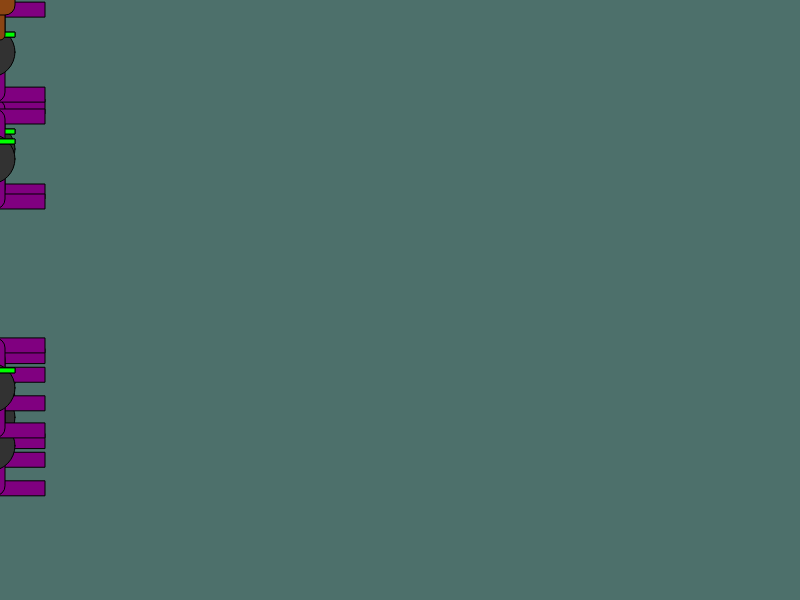
Frame 1 (no input)
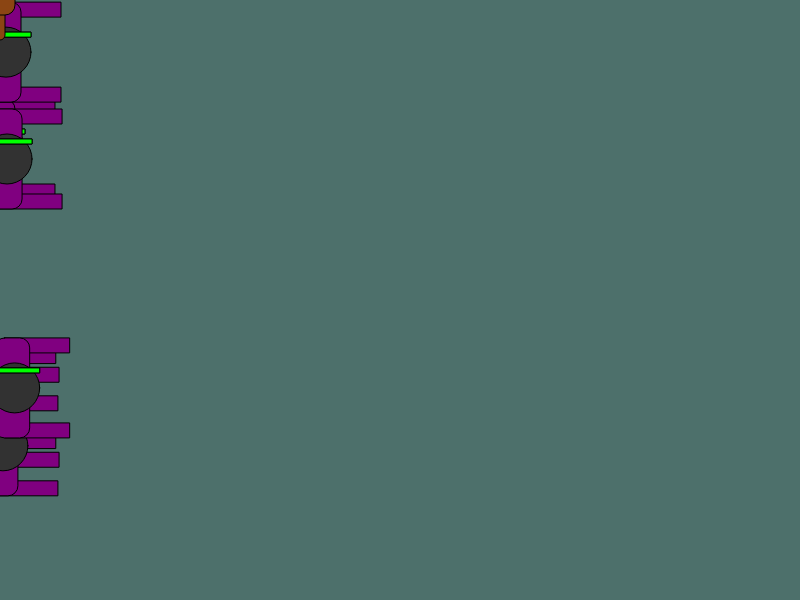
Frame 60 (no input)
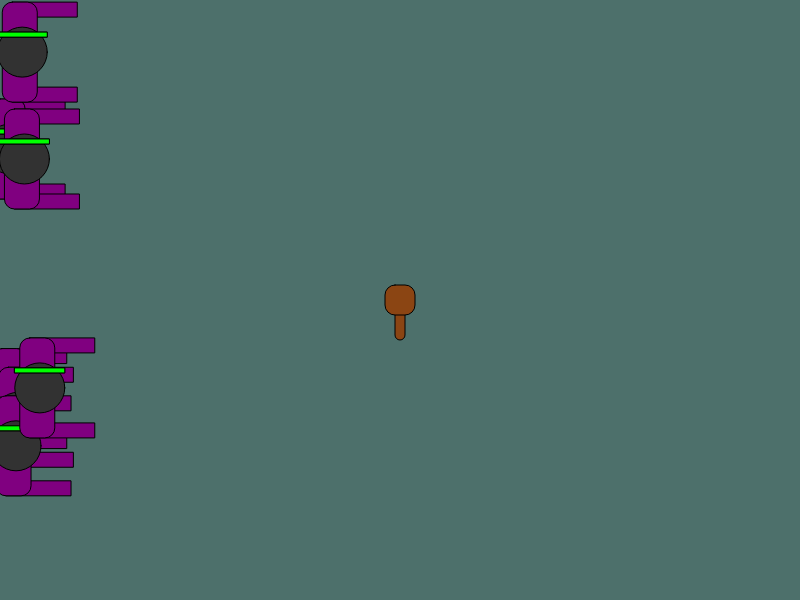
Frame 120 (the mouse pressed at the canvas centre since frame 60)

The p5.js sketch that drew these frames (run headless with seeded random() and noise() and a simulated clock; from frame 60 on, the mouse is pressed at the canvas centre):

// p5.js sketch
// ── sketch.js
/*
Hack it: Zombie Attack

The program creates a horde of zombies that cross the canvas. Read the code
and make the following enhancements

1. Split the code up into muliple files one for each constructor
2. Give each zombie a health property
3. Add a shovel! When the zombie is clicked on the head their health decreases
	* Add a 'clicked' method to the zombie to check if x and y coordinates, taken as arguments
	 are over the zombies head (you can use the dist function) and decrease health
	* In the horde constructor create a new method to check each zombies clicked method
	* also remove from the array any zombies whoes health is below 0.
	* call the method in horde from mousePressed();
4. When a zombie is killed make sure a new zombie is added to the horde.
5. Extension: Make it a game where the idea is to keep the zombies from the right of the screen
for as long as possible.
*/

//variable to store the zombie horde
var horde;

function setup() {
	createCanvas(800, 600);

	//create a new horde and add zombies
	horde = new Horde();
	horde.addZombies(7);

	shovel = new Shovel();

}

function draw() {
	background(77, 112, 107);
	this.horde.drawZombies();
	shovel.draw();

}


function mousePressed() {
	horde.checkZombieClicked(mouseX, mouseY);
}
// ── horde.js
//Constructor for the horde
function Horde() {
	//an array of zombies
	this.zombies = [];

	//call each zombies drawing code and update it's location ready to be drawn again
	this.drawZombies = function() {
		for (var i = 0; i < this.zombies.length; i++) {
			this.zombies[i].draw();
			this.zombies[i].updateLocation();
		}
	}

	//add n zombies to the horde
	this.addZombies = function(n) {
		for (var i = 0; i < n; i++) {
			this.zombies.push(new zombie(random(20, height - 50)))
		}
	}

    //check if a zombie has been clicked
    this.checkZombieClicked = function(x, y) {
        for (var i = this.zombies.length - 1; i >= 0; i--) {
            if (this.zombies[i].clicked(x, y)) {
                this.zombies[i].health -= 10;
            }
            if (this.zombies[i].health <= 0) {
                this.zombies.splice(i, 1);
                this.addZombies(1);
            }
        }
    }
}
// ── shovel.js
// constructor for the shovel

function Shovel() {
    //draw the shovel to the screen
    this.draw = function() {
        push();
        fill(139, 69, 19);
        rectMode(CENTER);
        rect(mouseX, mouseY+15, 10, 50, 10);
        rect(mouseX, mouseY, 30, 30, 10);
        pop();
    }
}
// ── zombie.js
//constructor for the Zombies
function zombie(y) {
	//initial x so all zombies start to the left of the screen
	this.x = -10;
	this.y = y;
	//set a random speed
	this.speed = random(0.1, 0.5);

    //health property
    this.health = 100;

	//draw the zombie to the screen
	this.draw = function() {
		push();
		//arms
		fill(128, 0, 128);
		rect(this.x - 10, this.y - 50, 65, 15);
		rect(this.x - 10, this.y + 35, 65, 15);
		//shoulders
		rect(this.x - 20, this.y - 50, 35, 100, 10);
		//head
		fill(50);
		ellipse(this.x, this.y, 50);
        // health bar
        fill(255, 0, 0);
        rect(this.x - 25, this.y-20, 50, 5);
        fill(0, 255, 0);
        rect(this.x - 25, this.y-20, this.health/2, 5);

		pop();
	}

	//update the zombies x location as it lumbers across the screen
	this.updateLocation = function() {
		this.x += this.speed;
	}

    //check if the zombie has been clicked
    this.clicked = function(x, y) {
        var d = dist(x, y, this.x, this.y);
        if (d < 50) {
            return true;
        } else {
            return false;
        }
    }
}
